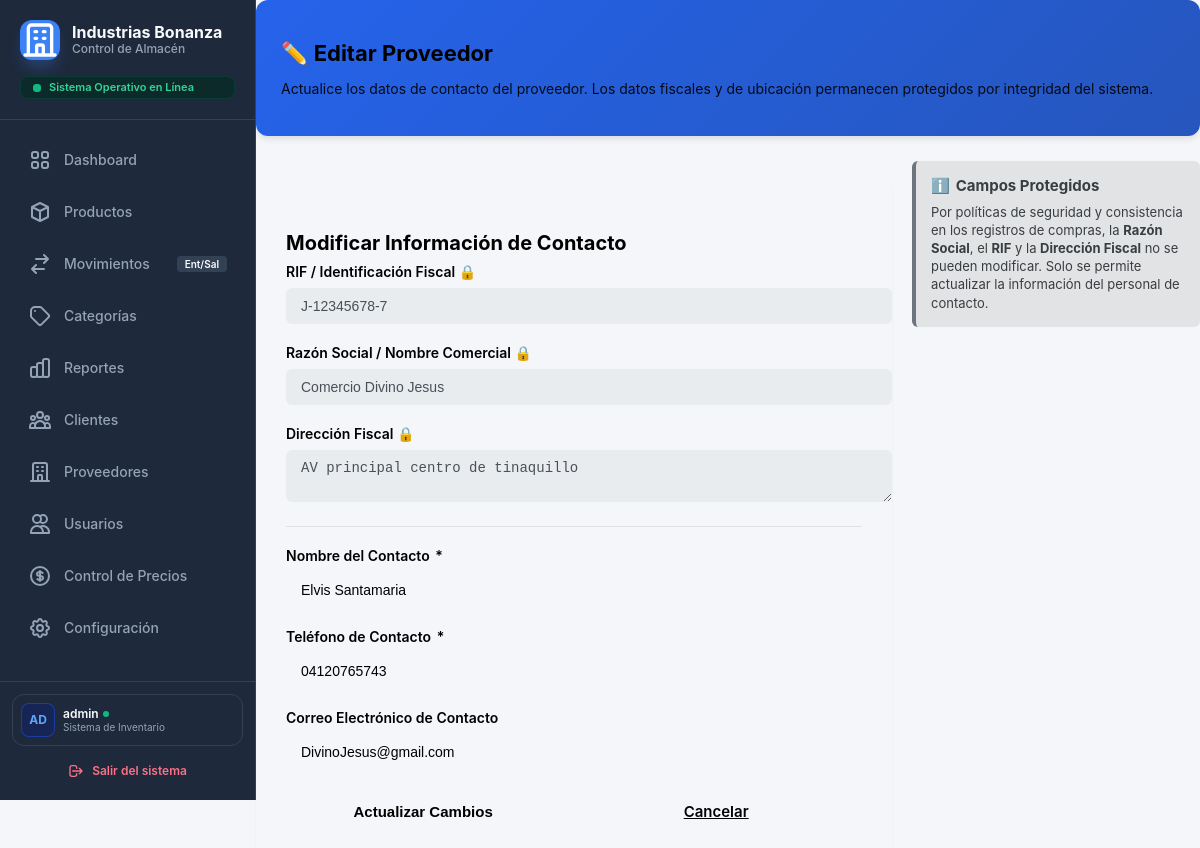
Page /index.php?controller=proveedor&action=formEdit&id=1 (signed in) on the committed database.
### tables this page shows
CREATE TABLE `proveedores` (
  `id_proveedor` int(11) NOT NULL AUTO_INCREMENT,
  `rif` varchar(20) NOT NULL,
  `razon_social` varchar(100) NOT NULL,
  `nombre_contacto` varchar(100) DEFAULT NULL,
  `telefono` varchar(20) DEFAULT NULL,
  `email` varchar(100) DEFAULT NULL,
  `direccion` text DEFAULT NULL,
  `estado` tinyint(1) DEFAULT 1,
  PRIMARY KEY (`id_proveedor`),
  UNIQUE KEY `rif` (`rif`)
);

### public/index.php (called while the page is built, shortened)
<?php
require_once __DIR__ . '/../app/helpers/seguridad.php';
$controlador = $_GET['controller'] ?? 'sistema';
$accion      = $_GET['action']     ?? 'index';
$controlador = is_string($controlador) ? strtolower($controlador) : '';
$accion      = is_string($accion)      ? strtolower($accion)      : '';
$definicion = $rutas[$controlador];
$ruta       = $definicion['acciones'][$accion];
$json       = $ruta['json'];
try {
    $instancia = new $clase();
    $instancia->$accion();
} catch (Throwable $e) {
    registrarEvento('error_interno', $controlador . '/' . $accion . ': ' . $e->getMessage());
    responderError(
        500,
        MODO_DESARROLLO ? $e->getMessage() : 'Ocurrió un error interno. Inténtalo de nuevo más tarde.',
        $json
    );
}

### app/helpers/seguridad.php (called while the page is built, shortened)
<?php
function validarEntero($valor, int $min = 1, int $max = PHP_INT_MAX): ?int
{
    $resultado = filter_var($valor, FILTER_VALIDATE_INT, [
        'options' => ['min_range' => $min, 'max_range' => $max],
    ]);
    return $resultado === false ? null : $resultado;
}

### app/model/proveedorModel.php (called while the page is built, shortened)
<?php
    class ProveedorModel{
        private $pdo;
        public function __construct($pdo){
            $this->pdo = $pdo;
    }
            public function obtenerPorId($id){
                $sql = "SELECT * FROM proveedores WHERE id_proveedor = :id";
                $stmt = $this->pdo->prepare($sql);
                $stmt->bindParam(':id', $id, PDO::PARAM_INT);
                $stmt->execute();
                return $stmt->fetch(PDO::FETCH_ASSOC);
            }
}
    ?>

### app/views/proveedor/editarProveedor.php (the view, shortened to what this page needs)
<!DOCTYPE html>
<html lang="es">
<head>
    <link rel="stylesheet" href="assets/css/sidebar.css" />
    <link rel="stylesheet" href="assets/css/dashboard.css" />
</head>
<body>
    <?php require_once __DIR__ . '/../layouts/sidebar.php'; ?>
<main class="main">
    <div class="welcome-card">
        <h1>✏️ Editar Proveedor</h1>
        <p>Actualice los datos de contacto del proveedor. Los datos fiscales y de ubicación permanecen protegidos por integridad del sistema.</p>
    </div>
    <div class="providers-section" style="display: flex; gap: 20px; align-items: flex-start;">
        <div class="data-panel" style="flex: 2;">
            <h3>Modificar Información de Contacto</h3>
            <form action="index.php?controller=proveedor&action=actualizar" method="POST">
                <div class="form-group">
                    <label class="form-label" for="rif">
                        RIF / Identificación Fiscal 🔒
                    </label>
                    <input type="text" id="rif" name="rif" class="form-control"
                           value="<?= $proveedor['rif'] ?? '' ?>"
                           readonly
                           style="background-color: #e9ecef; cursor: not-allowed; color: #495057;">
                </div>
                <div class="form-group">
                    <label class="form-label" for="razon_social">
                        Razón Social / Nombre Comercial 🔒
                    </label>
                    <input type="text" id="razon_social" name="razon_social" class="form-control"
                           value="<?= $proveedor['razon_social'] ?? '' ?>"
                           readonly
                           style="background-color: #e9ecef; cursor: not-allowed; color: #495057;">
                </div>
                <div class="form-group">
                    <label class="form-label" for="direccion">
                        Dirección Fiscal 🔒
                    </label>
                    <textarea id="direccion" name="direccion" class="form-control" rows="2"
                              readonly
                              style="background-color: #e9ecef; cursor: not-allowed; color: #495057;"><?= $proveedor['direccion'] ?? '' ?></textarea>
                </div>
                <hr style="border: 0; border-top: 1px solid #dee2e6; margin: 20px 0;">
                <div class="form-group">
                    <label class="form-label" for="nombre_contacto">
                        Nombre del Contacto <span class="required">*</span>
                    </label>
                    <input type="text" id="nombre_contacto" name="nombre_contacto" class="form-control"
                           value="<?= $proveedor['nombre_contacto'] ?? '' ?>"
                           required placeholder="Ej: Carlos Pérez" autofocus>
                </div>
                <div class="form-group">
                    <label class="form-label" for="telefono">
                        Teléfono de Contacto <span class="required">*</span>
                    </label>
                    <input type="text" id="telefono" name="telefono" class="form-control"
                           value="<?= $proveedor['telefono'] ?? '' ?>"
                           required placeholder="Ej: 0414-1234567">
                </div>
                <div class="form-group">
                    <label class="form-label" for="email">Correo Electrónico de Contacto</label>
                    <input type="email" id="email" name="email" class="form-control"
                           value="<?= $proveedor['email'] ?? '' ?>"
                           placeholder="Ej: contacto@proveedor.com">
                </div>
                <div style="display: flex; gap: 10px; margin-top: 20px;">
                    <button type="submit" class="btn-primary">Actualizar Cambios</button>
                    <a href="index.php?controller=proveedor&action=TablaProveedores"
                       class="btn-primary btn-cancelar"><center>Cancelar</center></a>
                </div>
            </form>
        </div>
        <div class="actions-panel" style="flex: 1;">
            <div style="background-color: #e2e3e5; border-left: 4px solid #6c757d; padding: 15px; border-radius: 6px; color: #383d41;">
                <h4 style="margin: 0 0 8px 0; font-size: 15px; display: flex; align-items: center; gap: 6px;">
                    ℹ️ <span>Campos Protegidos</span>
                </h4>
                <p style="margin: 0; font-size: 13px; line-height: 1.4;">
                    Por políticas de seguridad y consistencia en los registros de compras, la <strong>Razón Social</strong>, el <strong>RIF</strong> y la <strong>Dirección Fiscal</strong> no se pueden modificar. Solo se permite actualizar la información del personal de contacto.
                </p>
            </div>
        </div>
    </div>
</main>

### public/assets/css/sidebar.css (style rules this page uses)
:root { --sidebar-bg: #1e293b; --sidebar-border: #334155; --sidebar-text: #f8fafc; --sidebar-text-muted: #94a3b8; --sidebar-hover: #334155; --bonanza-blue: #3b82f6; }
body { display: flex; min-height: 100vh; margin: 0; font-family: 'Inter', 'Segoe UI', Roboto, sans-serif; background-color: #f4f6f9; }

### app/views/proveedor/editarProveedor.php (style rules this page uses)
.data-panel { background-color: var(--white); padding: 30px; border-radius: 10px; border: 1px solid var(--border); box-shadow: 0 1px 3px rgba(0, 0, 0, 0.05); max-width: 600px; margin-top: 20px; }
.data-panel h3 { color: var(--text-dark); font-size: 20px; margin-bottom: 8px; }
.welcome-card { background: linear-gradient(135deg, #2563eb, #2656bd); color: var(--white); padding: 25px; border-radius: 12px; margin-bottom: 25px; box-shadow: 0 4px 6px -1px rgba(0, 0, 0, 0.1); }
.welcome-card h1 { font-size: 22px; margin-bottom: 8px; }
.welcome-card p { opacity: 0.9; font-size: 14px; }
.form-group { margin-bottom: 20px; }
.form-label { display: block; margin-bottom: 8px; font-weight: 600; color: var(--text-dark); font-size: 14px; }
.form-label .required { color: var(--danger); margin-left: 2px; }
.form-control { width: 100%; padding: 10px 15px; border: 1px solid var(--border); border-radius: 6px; outline: none; font-size: 14px; color: var(--text-dark); transition: border 0.2s, box-shadow 0.2s; background-color: var(--white); }
.form-control::placeholder { color: var(--text-light); }
.btn-primary { background-color: var(--primary); color: var(--white); border: none; padding: 12px 20px; border-radius: 6px; font-weight: 600; cursor: pointer; transition: all 0.3s ease; width: 100%; font-size: 15px; }
.btn-primary.btn-cancelar { background-color: var(--primary); color: var(--white); border: none; padding: 12px 20px; border-radius: 6px; font-weight: 600; cursor: pointer; transition: all 0.3s ease; width: 100%; font-size: 15px; }

### rows in the picture
proveedores: rif "J-12345678-7", razon_social "Comercio Divino Jesus", direccion "AV principal centro de tinaquillo", nombre_contacto "Elvis Santamaria", telefono "04120765743", email "DivinoJesus@gmail.com"

### other values in the picture
substr($_SESSION['username'] ?? 'US', 0, 2) "AD"
$_SESSION['username'] "admin"
